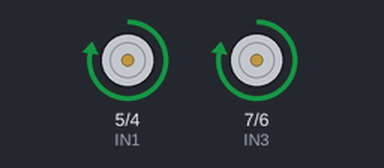
The sketch below on a simulated Arduino Uno, built with avr-gcc and run on an emulated ATmega328P. Shown: motor-driver pin pairs drawn as motors (green arrow = first pin HIGH = forward, orange = second pin HIGH = backward, longer = more drive, scaled by the enable pin).

Above: at 5.0 s.
At 15.0 s:
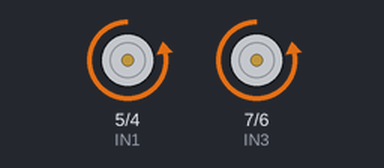
Timing chart, 0 to 26.0 s (numbered marks = the images above):
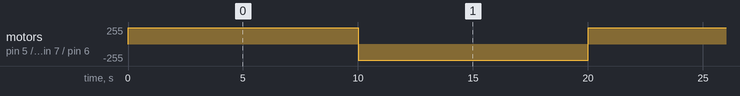

Measured:
- by itself, motor on pin 5 (IN1) / pin 4 (IN2), motor on pin 7 (IN3) / pin 6 (IN4): alternates forward 245/255 for 10.0 s and backward 245/255 for 10.0 s

The sketch:

only_servo_l298n.ino
```cpp
// === Pinos do L298N ===
const int IN1 = 5;
const int IN2 = 4;
const int ENA = 9;

const int IN3 = 7;
const int IN4 = 6;
const int ENB = 10;

void setup() {
  // Configura os pinos como saída
  pinMode(IN1, OUTPUT);
  pinMode(IN2, OUTPUT);
  pinMode(ENA, OUTPUT);

  pinMode(IN3, OUTPUT);
  pinMode(IN4, OUTPUT);
  pinMode(ENB, OUTPUT);

  // Define a velocidade inicial (0 a 255)
  analogWrite(ENA, 245);  // Motor A
  analogWrite(ENB, 245);  // Motor B
}

void loop() {
  // Movimento para frente
  digitalWrite(IN1, HIGH);
  digitalWrite(IN2, LOW);
  digitalWrite(IN3, HIGH);
  digitalWrite(IN4, LOW);
  delay(10000);

  // Movimento para trás
  digitalWrite(IN1, LOW);
  digitalWrite(IN2, HIGH);
  digitalWrite(IN3, LOW);
  digitalWrite(IN4, HIGH);
  delay(10000);
}
```
